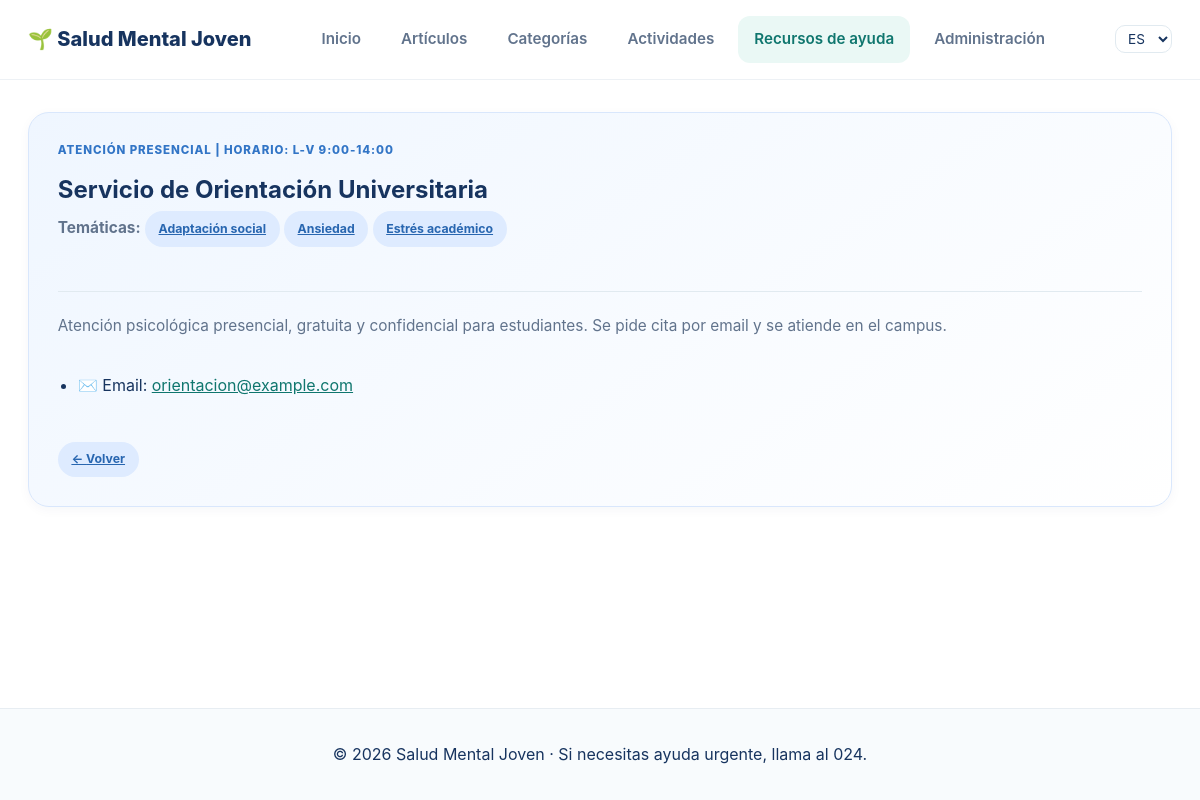
Page /es/recursos/4/ on the committed database.
### appSaludMentalJoven/models.py (models this page shows, shortened)
class RecursoAyuda(models.Model):
    nombre = models.CharField(max_length=200, verbose_name="Nombre de la entidad")
    descripcion = models.TextField(verbose_name="Descripción")
    formato = models.ForeignKey(Formato, on_delete=models.PROTECT, null=True, related_name='recursos', verbose_name="Formato")
    tematicas = models.ManyToManyField(Tematica, blank=True, related_name='recursos', verbose_name="Temáticas")
    telefono = models.CharField(max_length=20, blank=True, verbose_name="Teléfono")
    email = models.EmailField(blank=True, verbose_name="Email")
    web = models.URLField(blank=True, verbose_name="Sitio web")
    horario = models.CharField(max_length=100, default="24/7", verbose_name="Horario")
    class Meta:
        verbose_name = "Recurso de Ayuda"
        verbose_name_plural = "Recursos de Ayuda"
        ordering = ['nombre']

class Formato(models.Model):
    nombre = models.CharField(max_length=100, unique=True, verbose_name="Nombre del formato")
    descripcion = models.TextField(blank=True, verbose_name="Descripción")
    class Meta:
        verbose_name = "Formato"
        verbose_name_plural = "Formatos"
        ordering = ['nombre']

class Tematica(models.Model):
    nombre = models.CharField(max_length=100, unique=True, verbose_name="Nombre de la temática")
    descripcion = models.TextField(blank=True, verbose_name="Descripción")
    class Meta:
        verbose_name = "Temática"
        verbose_name_plural = "Temáticas"
        ordering = ['nombre']

### appSaludMentalJoven/views.py (the view)
# urls.py: path('recursos/<int:recurso_id>/', views.RecursoDetailView.as_view(), name='detalle_recurso'),
class RecursoDetailView(DetailView):
    model = RecursoAyuda
    template_name = 'recurso_detail.html'
    context_object_name = 'recurso'
    pk_url_kwarg = 'recurso_id'
    def get_queryset(self):
        return RecursoAyuda.objects.select_related('formato')

### appSaludMentalJoven/templates/recurso_detail.html (shortened to what this page needs)
{% extends 'base.html' %}
{% load i18n %}
{% block content %}
<article class="info-card card-resources">
    <span class="card-number">{{ recurso.formato.nombre|upper }} | {% translate "HORARIO" %}: {{ recurso.horario }}</span>
    <h1>{{ recurso.nombre }}</h1>
    {% if recurso.tematicas.exists %}
    <p><strong>{% translate "Temáticas" %}:</strong>
        {% for t in recurso.tematicas.all %}<a href="{% url 'appSaludMentalJoven:detalle_tematica' t.id %}" class="tag">{{ t.nombre }}</a> {% endfor %}
    </p>
    {% endif %}
    <hr>
    <div>{{ recurso.descripcion|linebreaks }}</div>
    <ul>
        {% if recurso.email %}<li>✉️ Email: <a href="mailto:{{ recurso.email }}">{{ recurso.email }}</a></li>{% endif %}
    </ul>
    <br>
    <a href="{% url 'appSaludMentalJoven:recursos' %}" class="tag">&larr; {% translate "Volver" %}</a>
</article>
{% endblock %}

### appSaludMentalJoven/static/css/style.css (style rules this page uses)
:root { --color-primary: #0d9488; --color-primary-hover: #0f766e; --color-primary-light: #d8f3ed; --color-secondary: #3478c7; --color-accent: #8062ce; --color-text-main: #17345f; --color-text-muted: #61738c; --color-bg-page: #ffffff; --color-bg-card: #ffffff; --color-border: #e1eaf0; --radius-sm: 10px; --radius-md: 16px; --radius-lg: 26px; --shadow-sm: 0 3px 12px rgba(23, 52, 95, 0.04); --shadow-md: 0 14px 32px rgba(23, 52, 95, 0.09); --font-family: -apple-system, BlinkMacSystemFont, "Segoe UI", Roboto, "Helvetica Neue", Arial, sans-serif; }
*, *::before, *::after { box-sizing: border-box; margin: 0; padding: 0; }
html { scroll-behavior: smooth; scroll-padding-top: 100px; }
body { font-family: var(--font-family); background-color: var(--color-bg-page); color: var(--color-text-main); line-height: 1.7; display: flex; flex-direction: column; min-height: 100vh; }
a { color: var(--color-primary-hover); }
.info-card { display: flex; flex-direction: column; align-items: flex-start; min-width: 0; padding: 1.8rem; background-color: var(--color-bg-card); border: 1px solid var(--color-border); border-radius: 21px; box-shadow: var(--shadow-sm); transition: transform 0.25s ease, box-shadow 0.25s ease; }
.card-resources { background: linear-gradient(145deg, #eff6ff, #ffffff); border-color: #d9e7fc; }
.card-number { margin-bottom: 0.55rem; color: #087f76; font-size: 0.72rem; font-weight: 800; letter-spacing: 0.08em; }
.card-resources .card-number { color: #3275c6; }
.info-card p { flex: 1; margin-bottom: 1.5rem; color: var(--color-text-muted); font-size: 0.96rem; line-height: 1.8; }
.tag { display: inline-block; align-self: flex-start; padding: 0.45rem 0.85rem; color: #087b73; background-color: #d6f1eb; border-radius: 999px; font-size: 0.77rem; font-weight: 750; }
.card-resources .tag { color: #2866b0; background-color: #deebff; }
.info-card hr { align-self: stretch; height: 0; margin: 1.25rem 0; border: 0; border-top: 1px solid var(--color-border); }
.info-card ul { margin: 0.5rem 0 1rem 1.25rem; }
.info-card > .tag { margin-top: auto; }

### rows in the picture
RecursoAyuda: formato.nombre "ATENCIÓN PRESENCIAL", horario "L-V 9:00-14:00", nombre "Servicio de Orientación Universitaria", descripcion "Atención psicológica presencial, gratuita y confidencial para estudiantes. Se pide cita por email y se atiende en el campus.", email "orientacion@example.com"
Tematica: nombre "Adaptación social"
Tematica: nombre "Ansiedad"
Tematica: nombre "Estrés académico"

### other values in the picture
form field language "ES"
